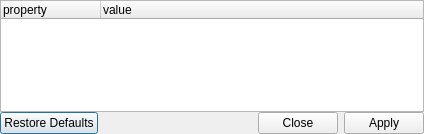
<?xml version="1.0" encoding="UTF-8"?>
<ui version="4.0">
 <class>CTblDesigner</class>
 <widget class="QDialog" name="CTblDesigner">
  <property name="geometry">
   <rect>
    <x>0</x>
    <y>0</y>
    <width>424</width>
    <height>134</height>
   </rect>
  </property>
  <property name="sizePolicy">
   <sizepolicy hsizetype="Preferred" vsizetype="Preferred">
    <horstretch>0</horstretch>
    <verstretch>0</verstretch>
   </sizepolicy>
  </property>
  <property name="windowTitle">
   <string>table</string>
  </property>
  <property name="windowIcon">
   <iconset resource="resfile.qrc">
    <normaloff>:/new/icons/icons/settings.png</normaloff>:/new/icons/icons/settings.png</iconset>
  </property>
  <layout class="QVBoxLayout" name="verticalLayout">
   <item>
    <widget class="QTreeWidget" name="trwProp">
     <property name="showDropIndicator" stdset="0">
      <bool>false</bool>
     </property>
     <property name="alternatingRowColors">
      <bool>true</bool>
     </property>
     <property name="rootIsDecorated">
      <bool>false</bool>
     </property>
     <property name="expandsOnDoubleClick">
      <bool>false</bool>
     </property>
     <attribute name="headerHighlightSections">
      <bool>true</bool>
     </attribute>
     <attribute name="headerHighlightSections">
      <bool>true</bool>
     </attribute>
     <column>
      <property name="text">
       <string>property</string>
      </property>
     </column>
     <column>
      <property name="text">
       <string>value</string>
      </property>
     </column>
    </widget>
   </item>
   <item>
    <widget class="QDialogButtonBox" name="buttonBox">
     <property name="standardButtons">
      <set>QDialogButtonBox::Apply|QDialogButtonBox::Close|QDialogButtonBox::RestoreDefaults</set>
     </property>
    </widget>
   </item>
  </layout>
 </widget>
 <layoutdefault spacing="0" margin="0"/>
 <resources>
  <include location="resfile.qrc"/>
 </resources>
 <connections/>
</ui>
